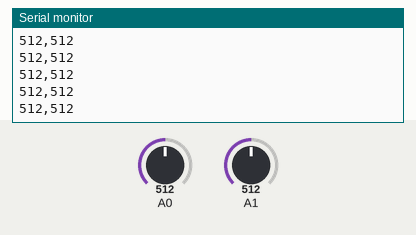
Simulated run of this sketch. Board: Arduino Uno, built with avr-gcc and run on an emulated ATmega328P. Parts: the last lines printed to the serial monitor. The test bench sets the inputs (shaded band); at power-on: A0 = 512, A1 = 512.

Above: at 1.2 s.
1.3 s: A0 set to 716
At 1.31 s:
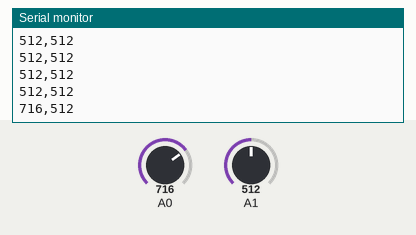
2.8 s: A1 set to 716
At 2.82 s:
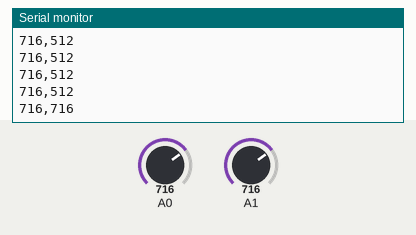
4.3 s: A0 set to 900
At 4.33 s:
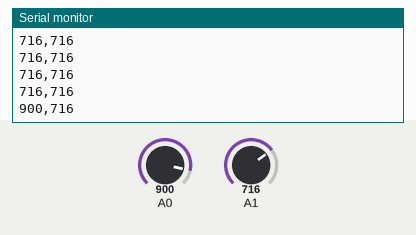
5.8 s: A1 set to 900
At 5.84 s:
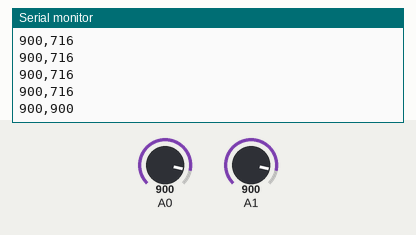
Timing chart, 0 to 8.3 s (numbered marks = the images above; inputs shaded):
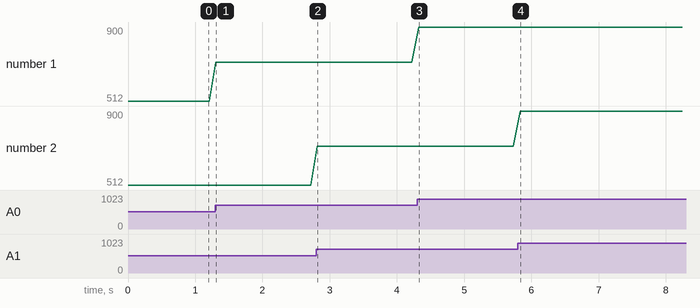

The sketch:

processing_2input_attempt.ino
```cpp
void setup() {
  // put your setup code here, to run once:
  Serial.begin(9600);
}

void loop() {
  // put your main code here, to run repeatedly:
  for (int thisSensor = 0; thisSensor < 2; thisSensor++) {
    int sensorVal = analogRead(thisSensor);
    Serial.print(sensorVal);

    // if first sensor, print comma
    if (thisSensor == 0) {
      Serial.print(',');
    // otherwise new line
    } else {
      Serial.println();
    }
  }
  delay(100);
}
```

Measured:
- after the input at 1.3 s, the serial monitor: prints a new line at once (image 1)
- after the input at 2.8 s, the serial monitor: prints a new line at once (image 2)
- after the input at 4.3 s, the serial monitor: prints a new line at once (image 3)
- after the input at 5.8 s, the serial monitor: prints a new line at once (image 4)
- plotted number 1: 512 → 716 after the input at 1.3 s, 716 → 900 after the input at 4.3 s
